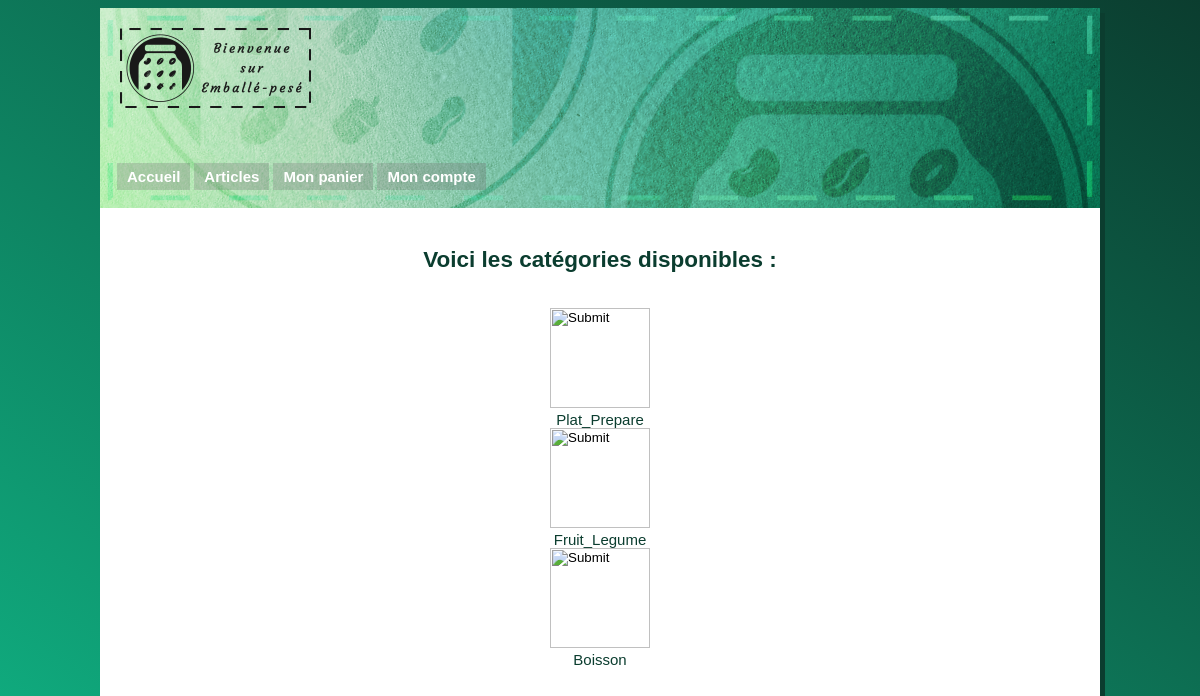
Screenshot of /Controller/c_product.php with the database file from the repository.
### tables this page shows
CREATE TABLE Type(
  id_type INT(11) NOT NULL AUTO_INCREMENT,
  Type VARCHAR(45),
  Image BLOB,
  PRIMARY KEY (id_type)
);

### Controller/c_product.php (called while the page is built, shortened)
<?php
$tab=array();
include('../Model/m_product.php');
include('../View/v_product.php');
?>

### Model/m_product.php (called while the page is built, shortened)
<?php
	try
    {
    	$bdd = new PDO('mysql:host=localhost;dbname=emballe_pese;charset=utf8', 'root', 'MonMySQL');
    }
    catch (Exception $e)
    {
    	die('Erreur : '. $e->getMessage());
    }
	$recov = $bdd->query('SELECT * FROM Type');
?>

### View/v_product.php (the view, shortened to what this page needs)
<!DOCTYPE html>
<html>
  <head>
    <link rel="stylesheet" type="text/css" href="../Look/style.css" />
  </head>
  <body>
    <div id="main">
      <div id="header">
        <img id="logo" src="../Look/images/logo_accueil.png">
        <ul>
          <li><a href="../Index.php">Accueil</a></li>
          <li><a href="../Controller/c_product.php">Articles</a></li>
          <li><a href="../Controller/c_basket.php">Mon panier</a></li>
          <li><a href="../Controller/c_account.php">Mon compte</a></li>
        </ul>
      </div>
      <div id="content">
        <h2>Voici les catégories disponibles :</h2></br>
<?php
	for($i=0;$i<count($tab);$i++){
	$image = $tab[$i]['Image'];
	$cat = $tab[$i]['Type'];
	echo"
      <form action=\"../Controller/c_categorie.php\" method=\"GET\">
      <input type=\"image\" src=\"$image\" width=\"100\" height=\"100\"></br>
      <input type=\"hidden\" value=\"$cat\" name=\"cat\">
      $cat</br>
      </form>";
	}
	  ?>
      </div>
    </div>
  </body>
</html>

### Look/style.css (style rules this page uses)
body { background: linear-gradient(to bottom left, #0b3d2f, #10b283); font-family:Arial, Helvetica, sans-serif; font-size:15px; }
#main { width:1000px; min-height: 100vh; height: auto; margin:auto; background-color:#FFFFFF; box-shadow: 5px 5px #0b3d2f; }
#header { width:1000px; height:200px; background:url(images/header.png) no-repeat center; }
#logo { position:relative; left: 20px; top: 20px; }
ul { display:block; list-style:none; padding:70px 15px; margin:0px; }
ul li a { height:27px; display:block; padding: 0px 10px; margin:2px; float:left; text-decoration:none; text-align:center; color:#fff; font-size:15px; line-height:27px; font-weight: bold; background:url(images/menu_bg.png); }
#content { padding : 20px 50px; text-align: center; color: #0b3d2f; }
h2 { text-align: center; color: #0b3d2f; }

### rows the page displays
type: Type "Plat_Prepare"
type: Type "Fruit_Legume"
type: Type "Boisson"
